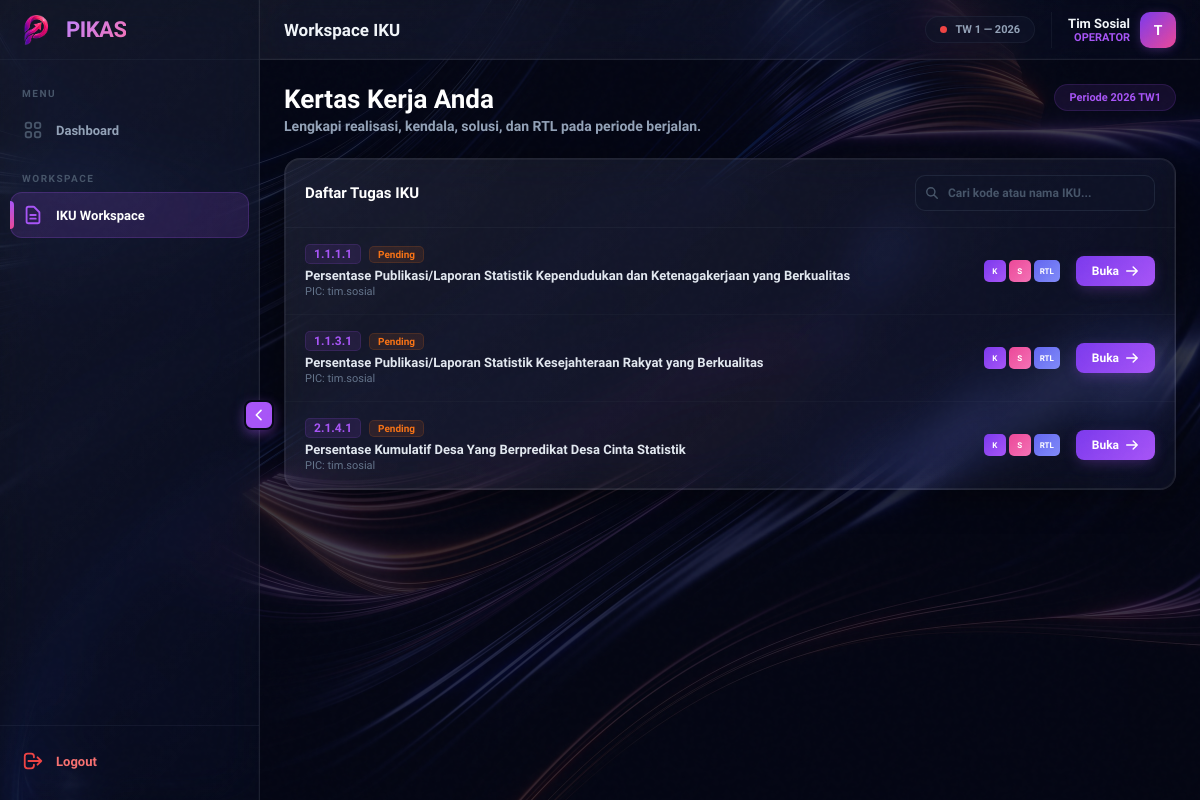
Page /iku/ (signed in) on the committed database.
### pikas_app/models.py (models this page shows, shortened)
class PeriodeKertasKerja(models.Model):
    id = models.UUIDField(primary_key=True, default=uuid.uuid4, editable=False)
    tahun = models.IntegerField(validators=[MinValueValidator(2020)])
    triwulan = models.IntegerField(choices=[(1, 'TW I'), (2, 'TW II'), (3, 'TW III'), (4, 'TW IV')])
    sheet_name = models.CharField(
        max_length=100,
        help_text="Nama sheet di Google Spreadsheet, misal: 2026Q1"
    )
    config_json = models.JSONField(
        default=dict, blank=True,
        help_text="Master JSON config: daftar IKU beserta mapping koordinat cell GSheet."
    )
    is_locked = models.BooleanField(
        default=False,
        help_text="Jika True, Operator tidak bisa submit/edit FRA."
    )
    is_configured = models.BooleanField(
        default=False,
        help_text="True jika config_json sudah diisi dan PULL sudah dilakukan."
    )
    created_at = models.DateTimeField(auto_now_add=True)
    updated_at = models.DateTimeField(auto_now=True)
    class Meta:
        unique_together = ('tahun', 'triwulan')
        ordering = ['-tahun', '-triwulan']
        verbose_name_plural = "Periode Kertas Kerja"
    @property
    def label(self):
        return f"{self.tahun} TW{self.triwulan}"

class CustomUser(AbstractUser):
    ROLE_CHOICES = (
        ('ADMIN', 'Admin'),
        ('VIEWER', 'Viewer'),
        ('OPERATOR', 'Operator'),
    )
    role = models.CharField(max_length=20, choices=ROLE_CHOICES, default='OPERATOR')

class FRAEntry(models.Model):
    id = models.UUIDField(primary_key=True, default=uuid.uuid4, editable=False)
    iku = models.OneToOneField(MasterIKU, related_name='entry', on_delete=models.CASCADE)
    pulled_data = models.JSONField(
        default=dict, blank=True,
        help_text="Semua nilai PULL_ONLY dari GSheet (target, capaian, alokasi, PKO, dll)"
    )
    kendala = models.TextField(blank=True, default='')
    solusi = models.TextField(blank=True, default='')
    rtl = models.TextField(blank=True, default='')
    pic_rtl = models.CharField(max_length=255, blank=True, default='')
    batas_waktu_rtl = models.CharField(max_length=255, blank=True, default='')
    link_bukti_kinerja = models.URLField(max_length=500, blank=True, default='')
    link_bukti_tl_sebelumnya = models.URLField(max_length=500, blank=True, default='')
    link_solusi = models.URLField(max_length=500, blank=True, default='')
    realisasi = models.CharField(max_length=100, blank=True, default='')
    proksi_x_realisasi = models.CharField(max_length=100, blank=True, default='')
    proksi_y_realisasi = models.CharField(max_length=100, blank=True, default='')
    is_done = models.BooleanField(default=False)
    is_dirty = models.BooleanField(
        default=False,
        help_text="TRUE jika sudah di-save operator. Memblokir PULL overwrite."
    )
    last_synced_at = models.DateTimeField(null=True, blank=True)
    pic_tim_kerja = models.ForeignKey(
        settings.AUTH_USER_MODEL,
        null=True, blank=True,
        on_delete=models.SET_NULL
    )
    class Meta:
        verbose_name_plural = "FRA Entries"

class MasterIKU(models.Model):
    id = models.UUIDField(primary_key=True, default=uuid.uuid4, editable=False)
    periode = models.ForeignKey(
        PeriodeKertasKerja,
        related_name='ikus',
        on_delete=models.CASCADE
    )
    kode_indikator = models.CharField(max_length=50, db_index=True)
    tujuan = models.TextField(blank=True, default='')
    kode_tujuan = models.CharField(max_length=50, blank=True, default='')
    sasaran = models.TextField(blank=True, default='')
    kode_sasaran = models.CharField(max_length=50, blank=True, default='')
    indikator = models.TextField(blank=True, default='', help_text='Nama indikator IKU')
    jenis_iku = models.CharField(max_length=20, default='IKU', choices=[('IKU', 'IKU Utama'), ('PROKSI', 'Proksi')])
    jenis_periode = models.CharField(max_length=20, default='TRIWULANAN', choices=[
        ('TAHUNAN', 'Tahunan'),
        ('TRIWULANAN', 'Triwulanan'),
    ])
    jenis_persen = models.BooleanField(default=True, help_text='True jika satuan persen')
    satuan = models.CharField(max_length=50, blank=True, default='')
    has_proxy = models.BooleanField(default=False)
    proxy_x_label = models.CharField(max_length=255, blank=True, default='')
    proxy_y_label = models.CharField(max_length=255, blank=True, default='')
    cells = models.JSONField(default=dict, blank=True)
    class Meta:
        unique_together = ('periode', 'kode_indikator')
        ordering = ['kode_indikator']
        verbose_name_plural = "Master IKU"

### pikas_app/views.py (the view)
# urls.py: path('iku/', views.iku_list_view, name='iku_list'),
@login_required
@role_required(['ADMIN', 'OPERATOR'])
def iku_list_view(request):
    config = get_active_config()
    periode = config.active_periode if config else None
    if not periode:
        return render(request, 'iku_list.html', {'error': 'Sistem belum dikonfigurasi.'})
    qs = FRAEntry.objects.filter(
        iku__periode=periode
    ).select_related('iku', 'pic_tim_kerja').order_by('iku__kode_indikator')
    if request.user.role == 'OPERATOR':
        qs = qs.filter(pic_tim_kerja=request.user)
    return render(request, 'iku_list.html', {
        'periode': periode,
        'entries': qs,
    })

### pikas_app/context_processors.py (called while the page is built)
def pikas_context(request):
    config = AppConfig.objects.select_related('active_periode').first()
    return {
        'app_config': config,
        'active_config': config,
        'active_periode': config.active_periode if config else None,
    }

### pikas_app/views.py (called while the page is built)
def get_active_config():
    return AppConfig.objects.select_related('active_periode').first()

### pikas_app/templates/iku_list.html (shortened to what this page needs)
{% extends 'crm_base.html' %}
{% block header_title %}Workspace IKU{% endblock %}
{% block content %}
{% if error %}
<div style="display:flex;align-items:center;justify-content:center;height:60vh;">
    <div class="glass-card" style="text-align:center;padding:48px;max-width:480px;">
        <svg width="48" height="48" fill="none" stroke="#f59e0b" viewBox="0 0 24 24" style="margin:0 auto 16px;display:block;opacity:0.7"><path stroke-linecap="round" stroke-linejoin="round" stroke-width="1.5" d="M12 9v2m0 4h.01m-6.938 4h13.856c1.54 0 2.502-1.667 1.732-2.5L13.732 4.5c-.77-.833-2.694-.833-3.464 0L3.34 16.5c-.77.833.192 2.5 1.732 2.5z"/></svg>
        <h3 style="font-size:18px;font-weight:800;color:white;margin-bottom:8px;">{{ error }}</h3>
    </div>
</div>
{% else %}
<div style="margin-bottom:24px;display:flex;justify-content:space-between;align-items:flex-start;flex-wrap:wrap;gap:16px;">
    <div>
        <h1 style="font-size:26px;font-weight:900;color:white;">Kertas Kerja Anda</h1>
        <p style="color:#94a3b8;font-size:14px;font-weight:600;margin-top:4px;">Lengkapi realisasi, kendala, solusi, dan RTL pada periode berjalan.</p>
    </div>
    <span style="font-size:11px;font-weight:700;color:#a855f7;background:rgba(168,85,247,0.1);padding:6px 14px;border-radius:20px;border:1px solid rgba(168,85,247,0.15);">Periode {{ periode.label }}</span>
</div>
<div class="glass-card" style="overflow:hidden;">
    <div style="padding:16px 20px;border-bottom:1px solid rgba(148,163,184,0.06);display:flex;justify-content:space-between;align-items:center;">
        <h3 style="font-size:15px;font-weight:800;color:white;">Daftar Tugas IKU</h3>
        <div style="position:relative;">
            <input type="text" id="ikuSearch" class="pikas-input" style="padding-left:32px;width:240px;font-size:12px;" placeholder="Cari kode atau nama IKU..." oninput="filterIku()">
            <svg width="14" height="14" fill="none" stroke="#475569" viewBox="0 0 24 24" style="position:absolute;left:10px;top:50%;transform:translateY(-50%);"><path stroke-linecap="round" stroke-linejoin="round" stroke-width="2.5" d="M21 21l-6-6m2-5a7 7 0 11-14 0 7 7 0 0114 0z"/></svg>
        </div>
    </div>
    <div style="max-height:70vh;overflow-y:auto;">
        {% for entry in entries %}
        <div class="iku-row" data-search="{{ entry.iku.kode_indikator|lower }} {{ entry.iku.indikator|lower }}" style="padding:16px 20px;border-bottom:1px solid rgba(148,163,184,0.04);display:flex;align-items:center;gap:16px;transition:background 0.15s;" onmouseover="this.style.background='rgba(148,163,184,0.03)'" onmouseout="this.style.background='transparent'">
            <div style="flex:1;min-width:0;">
                <div style="display:flex;align-items:center;gap:8px;margin-bottom:4px;flex-wrap:wrap;">
                    <span style="font-size:12px;font-weight:800;color:#a855f7;background:rgba(168,85,247,0.1);padding:2px 8px;border-radius:5px;border:1px solid rgba(168,85,247,0.15);">{{ entry.iku.kode_indikator }}</span>
                    {% if entry.is_done %}<span style="font-size:10px;font-weight:800;color:#22c55e;background:rgba(34,197,94,0.1);padding:2px 8px;border-radius:5px;border:1px solid rgba(34,197,94,0.15);">✓ Selesai</span>{% else %}<span style="font-size:10px;font-weight:800;color:#f97316;background:rgba(249,115,22,0.1);padding:2px 8px;border-radius:5px;border:1px solid rgba(249,115,22,0.15);">Pending</span>{% endif %}
                </div>
                <p style="font-size:13px;font-weight:700;color:#e2e8f0;overflow:hidden;text-overflow:ellipsis;white-space:nowrap;">{{ entry.iku.indikator }}</p>
                <p style="font-size:11px;color:#64748b;margin-top:2px;">PIC: {{ entry.pic_tim_kerja.username|default:"—" }}</p>
            </div>
            <div style="display:flex;gap:3px;flex-shrink:0;">
                <span style="width:22px;height:22px;display:flex;align-items:center;justify-content:center;font-size:8px;font-weight:900;border-radius:5px;{% if entry.kendala %}background:linear-gradient(135deg,#7c3aed,#a855f7);color:white;{% else %}background:rgba(30,41,59,0.5);color:#475569;border:1px solid rgba(71,85,105,0.3);{% endif %}">K</span>
                <span style="width:22px;height:22px;display:flex;align-items:center;justify-content:center;font-size:8px;font-weight:900;border-radius:5px;{% if entry.solusi %}background:linear-gradient(135deg,#ec4899,#f472b6);color:white;{% else %}background:rgba(30,41,59,0.5);color:#475569;border:1px solid rgba(71,85,105,0.3);{% endif %}">S</span>
                <span style="width:26px;height:22px;display:flex;align-items:center;justify-content:center;font-size:8px;font-weight:900;border-radius:5px;{% if entry.rtl %}background:linear-gradient(135deg,#6366f1,#818cf8);color:white;{% else %}background:rgba(30,41,59,0.5);color:#475569;border:1px solid rgba(71,85,105,0.3);{% endif %}">RTL</span>
            </div>
            <a href="{% url 'entry_form' entry.iku.id %}" style="padding:8px 16px;background:linear-gradient(135deg,#7c3aed,#a855f7);border-radius:8px;color:white;font-size:12px;font-weight:700;text-decoration:none;display:flex;align-items:center;gap:6px;transition:all 0.2s;box-shadow:0 4px 16px -4px rgba(168,85,247,0.4);" onmouseover="this.style.transform='translateY(-1px)'" onmouseout="this.style.transform='none'">
                Buka <svg width="14" height="14" fill="none" stroke="currentColor" viewBox="0 0 24 24"><path stroke-linecap="round" stroke-linejoin="round" stroke-width="2.5" d="M14 5l7 7m0 0l-7 7m7-7H3"/></svg>
            </a>
        </div>
        {% empty %}
        <div style="padding:48px;text-align:center;">
            <p style="font-size:14px;font-weight:700;color:#94a3b8;">Belum ada IKU yang di-assign untuk periode ini.</p>
        </div>
        {% endfor %}
    </div>
</div>
{% endif %}
{% endblock %}

### pikas_app/templates/crm_base.html (shortened to what this page needs)
{% load static %}
<!DOCTYPE html>
<html lang="en">
<head>
</head>
<body>
    <div class="crm-overlay"></div>
    <aside class="sidebar no-transition" id="sidebar">
        <div class="sidebar-inner">
            <div class="sidebar-header">
                <div class="sidebar-logo" style="background:transparent; box-shadow:none;">
                    <img src="{% static 'img/pikas-logo.png' %}" alt="Logo" style="width:100%; height:100%; object-fit:contain;">
                </div>
                <span class="sidebar-brand">PIKAS</span>
            </div>
            <nav class="sidebar-nav">
                <div class="sidebar-nav-label">Menu</div>
                <a href="{% url 'dashboard' %}" class="nav-item {% if request.resolver_match.url_name == 'dashboard' %}active{% endif %}">
                    <span class="nav-text">Dashboard</span>
                </a>
                {% if request.user.is_authenticated and request.user.role == 'OPERATOR' %}
                <div class="sidebar-nav-label">Workspace</div>
                <a href="{% url 'iku_list' %}" class="nav-item {% if request.resolver_match.url_name == 'iku_list' or request.resolver_match.url_name == 'entry_form' %}active{% endif %}">
                    <svg class="nav-icon" fill="none" stroke="currentColor" viewBox="0 0 24 24"><path stroke-linecap="round" stroke-linejoin="round" stroke-width="2" d="M9 12h6m-6 4h6m2 5H7a2 2 0 01-2-2V5a2 2 0 012-2h5.586a1 1 0 01.707.293l5.414 5.414a1 1 0 01.293.707V19a2 2 0 01-2 2z"/></svg>
                    <span class="nav-text">IKU Workspace</span>
                </a>
                {% endif %}
            </nav>
            <div class="sidebar-footer">
                {% if request.user.is_authenticated %}
                <a href="{% url 'logout' %}" class="nav-item logout-item">
                    <svg class="nav-icon" fill="none" stroke="currentColor" viewBox="0 0 24 24"><path stroke-linecap="round" stroke-linejoin="round" stroke-width="2" d="M17 16l4-4m0 0l-4-4m4 4H7m6 4v1a3 3 0 01-3 3H6a3 3 0 01-3-3V7a3 3 0 013-3h4a3 3 0 013 3v1"/></svg>
                    <span class="nav-text">Logout</span>
                </a>
                {% endif %}
            </div>
        </div>
        <button class="sidebar-toggle" onclick="toggleSidebar()" title="Toggle Sidebar">
            <svg fill="none" stroke="currentColor" viewBox="0 0 24 24"><path stroke-linecap="round" stroke-linejoin="round" stroke-width="2.5" d="M15 19l-7-7 7-7"/></svg>
        </button>
    </aside>
    <div class="main-wrapper">
        <header class="navbar">
            <div class="navbar-title">{% block header_title %}Dashboard{% endblock %}</div>
            <div class="navbar-right">
                <div class="period-badge">
                    <div class="period-dot {% if active_periode and not active_periode.is_locked %}active{% else %}locked{% endif %}"></div>
                    {% if active_periode %}TW {{ active_periode.triwulan }} — {{ active_periode.tahun }}{% else %}Belum Dikonfigurasi{% endif %}
                </div>
                <div class="user-info">
                    <div class="user-meta">
                        <div class="user-name">{% if request.user.is_authenticated %}{{ request.user.first_name|default:request.user.username }}{% endif %}</div>
                        <div class="user-role">{% if request.user.is_authenticated %}{{ request.user.role|default:"" }}{% endif %}</div>
                    </div>
                    <div class="user-avatar">{% if request.user.is_authenticated %}{{ request.user.username|make_list|first|upper }}{% endif %}</div>
                </div>
            </div>
        </header>
        <main class="main-content">
            {% block content %}{% endblock %}
        </main>
    </div>
</body>
</html>

### rows in the picture
PeriodeKertasKerja: triwulan "1", tahun "2026", label "2026 TW1"
CustomUser: user.first_name "Tim Sosial", user.role "OPERATOR", user.username|make_list "T"
FRAEntry: iku.kode_indikator "1.1.1.1", is_done "Pending", iku.indikator "Persentase Publikasi/Laporan Statistik Kependudukan dan Ketenagakerjaan yang Berkualitas", pic_tim_kerja.username "tim.sosial"
FRAEntry: iku.kode_indikator "1.1.3.1", is_done "Pending", iku.indikator "Persentase Publikasi/Laporan Statistik Kesejahteraan Rakyat yang Berkualitas", pic_tim_kerja.username "tim.sosial"
FRAEntry: iku.kode_indikator "2.1.4.1", is_done "Pending", iku.indikator "Persentase Kumulatif Desa Yang Berpredikat Desa Cinta Statistik", pic_tim_kerja.username "tim.sosial"
